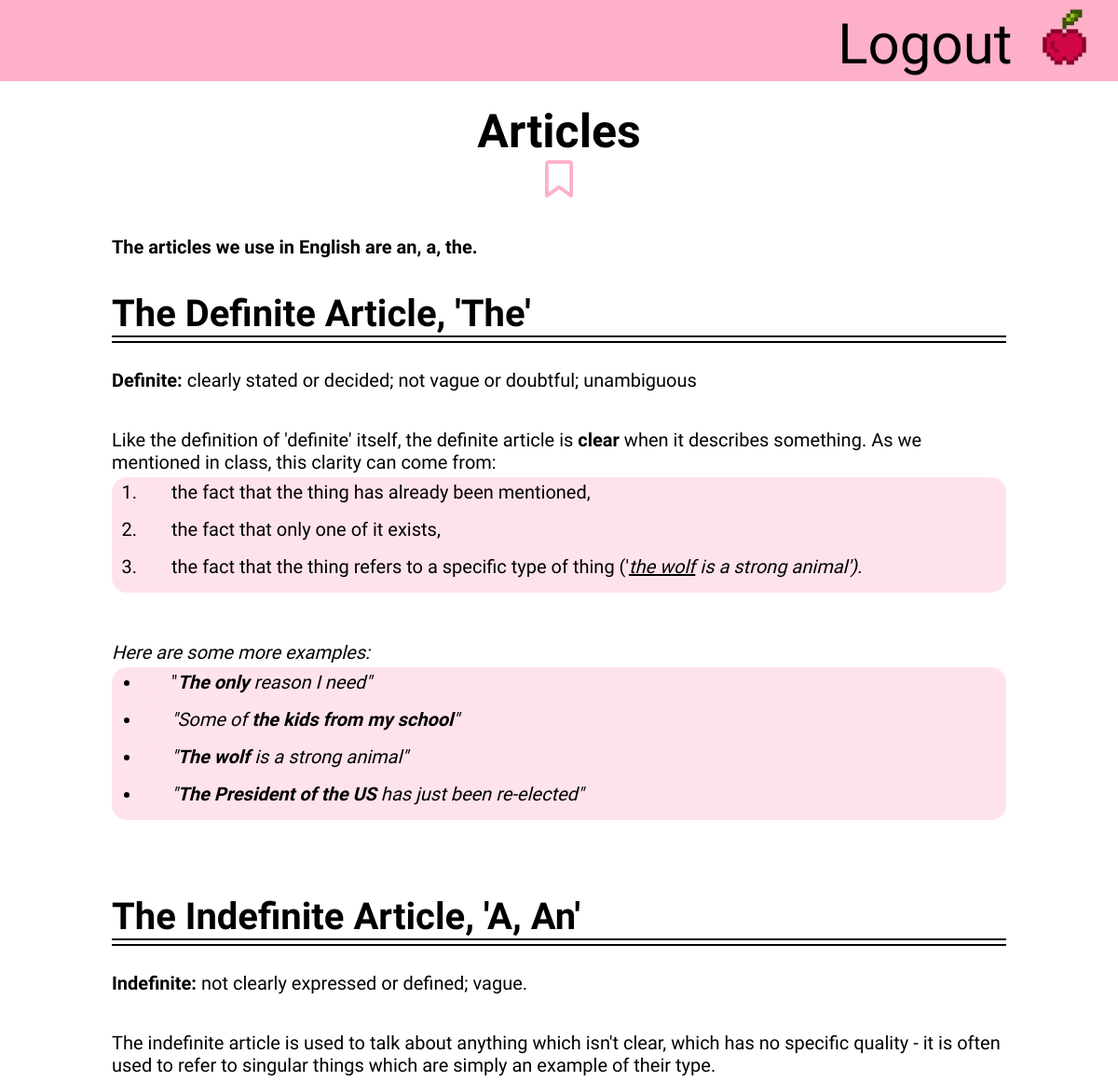
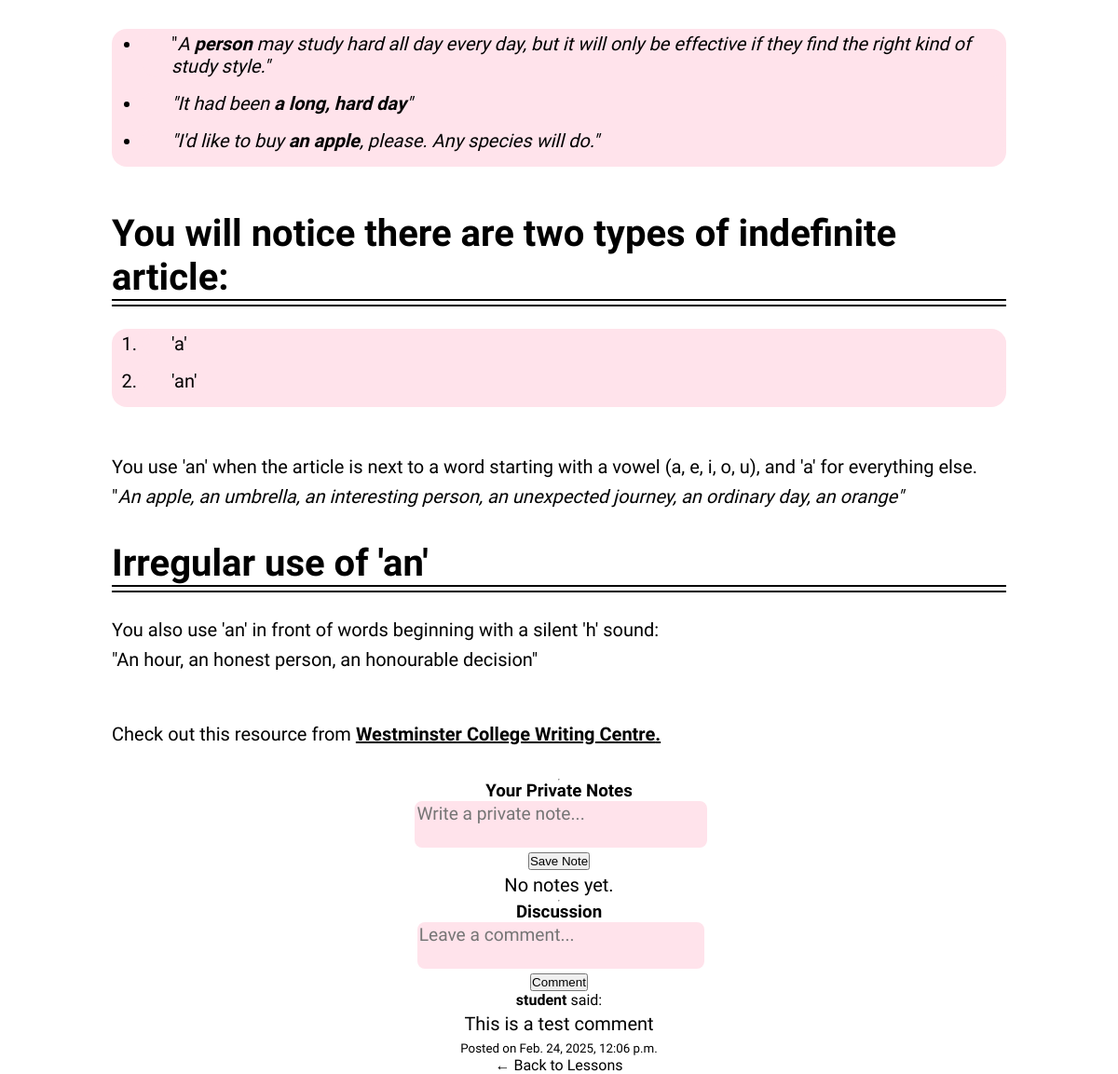
Page /lesson/2/ (signed in) on the committed database (2 pictures, top to bottom).
### learning/models.py (models this page shows, shortened)
class Lesson(models.Model):
    title = models.CharField(max_length=255)
    preview = models.TextField(
        validators=[MinLengthValidator(200), MaxLengthValidator(300)],
        help_text="A short preview of the lesson (200-300 characters)",
    )
    content = CKEditor5Field(null=True, blank=True, config_name='default')
    created_by = models.ForeignKey(User, on_delete=models.CASCADE)
    created_at = models.DateTimeField(auto_now_add=True)
    updated_at = models.DateTimeField(auto_now=True)
    tags = models.ManyToManyField(Tag, related_name='lessons', blank=True)

class Comment(models.Model):
    lesson = models.ForeignKey("Lesson", on_delete=models.CASCADE, related_name="comments")
    user = models.ForeignKey(User, on_delete=models.CASCADE)
    text = models.TextField()
    created_at = models.DateTimeField(auto_now_add=True)

### learning/views.py (the view)
# urls.py: path("lesson/<int:lesson_id>/", views.lesson_view, name="lesson_view"),
@login_required
def lesson_view(request, lesson_id):
    lesson = get_object_or_404(Lesson, id=lesson_id)
    comments = Comment.objects.filter(lesson=lesson)
    notes = Note.objects.filter(lesson=lesson, user=request.user)
    is_bookmarked = BookmarkedLesson.objects.filter(user=request.user, lesson=lesson).exists()
    return render(request, "student/lesson_view.html", {
        "lesson": lesson,
        "comments": comments,
        "notes": notes,
        "is_bookmarked": is_bookmarked,  # ✅ Pass the bookmark status to the template
    })

### learning/context_processors.py (called while the page is built)
def user_group_context(request):
    user_group = None
    if request.user.is_authenticated:
        if request.user.groups.filter(name="Content Creators").exists():
            user_group = "Content Creators"
        elif request.user.groups.filter(name="Students").exists():
            user_group = "Students"
    return {"user_group": user_group}

### learning/templates/student/lesson_view.html (shortened to what this page needs)
{% extends "base.html" %}
{% load static %}
{% block content %}
    <div class="lesson-header">
        <h1>{{ lesson.title }}</h1>
        <div class="bookmark-container">
            <i class="fa{% if is_bookmarked %}-solid{% else %}-regular{% endif %} fa-bookmark bookmark-icon"
               data-lesson="{{ lesson.id }}"
               style="color: #fdb0c8; cursor: pointer;">
            </i>
        </div>
    </div>
    <div class="lesson-content">
        {{ lesson.content|safe }}
    </div>
    <hr>
    <h3>Your Private Notes</h3>
    <form method="POST" action="{% url 'add_note' lesson.id %}">
        <textarea name="text" placeholder="Write a private note..." required></textarea>
        <button type="submit">Save Note</button>
    </form>
    {% for note in notes %}
        <div class="note">
            <p>{{ note.text }}</p>
            <small>Added on {{ note.created_at }}</small>
        </div>
    {% empty %}
        <p>No notes yet.</p>
    {% endfor %}
    <hr>
    <h3>Discussion</h3>
    <form method="POST" action="{% url 'add_comment' lesson.id %}">
        <textarea name="text" placeholder="Leave a comment..." required></textarea>
        <button type="submit">Comment</button>
    </form>
    {% for comment in comments %}
        <div class="comment">
            <strong>{{ comment.user.username }}</strong> said:
            <p>{{ comment.text }}</p>
            <small>Posted on {{ comment.created_at }}</small>
        </div>
    {% empty %}
        <p>No comments yet. Be the first to comment!</p>
    {% endfor %}
    <a href="{% url 'lesson_search' %}">← Back to Lessons</a>
{% endblock %}

### learning/static/learning/css/static.css (style rules this page uses)
:root { --white: #ffffff; --black: #000000; --pink: #fdb0c8; --lightpink: #FFE3EB; --cherry: #d00647; --red: #85012c; --black: black }
* { margin: 0; padding: 0; color: black }
body { background-color: var(--white); font-family: "Atkinson Hyperlegible Next", serif; scrollbar-width: none; -ms-overflow-style: none; }
a { text-decoration: none; }
h1 { font-size: clamp(30px, 5vw, 50px); margin-top: 2rem; }
p { font-size: clamp(15px, 3.5vw, 20px); margin: 0.25rem 0; }
.lesson-content { display: flex; flex-direction: column; text-align: left; width: 90vw; max-width: 60rem; margin: 2rem; }
.lesson-content > h3 { font-size: clamp(20px, 4vw, 40px); margin-bottom: 2rem; position: relative; }
.lesson-content > h3::after, .lesson-content > h3::before { content: ""; position: absolute; left: 0; width: 100%; height: 2px; background-color: currentColor; }
.lesson-content > h3::after { bottom: -2px; }
.lesson-content > h3::before { bottom: -8px; }
.lesson-content > ol, ul, ol li, ul li { font-size: clamp(15px, 3.5vw, 20px); margin-bottom: 1rem; background-color: var(--lightpink); list-style-position: outside; padding-left: 2rem; border-radius: 1rem; }
textarea { width: 100%; border: 2px solid var(--lightpink); background-color: var(--lightpink); border-radius: 8px; font-family: "Atkinson Hyperlegible Next", serif; font-size: 1.2rem; resize: none; }
div.lesson-header { font-size: clamp(20px, 4vw, 40px); }

### rows in the picture
Lesson: title "Articles", content "The articles we use in English are an, a, the. The Definite Article, 'The' Definite: clearly stated or decided; not vague or doubtful; unambiguous Like the definition of 'definite' itself, the definite article is clear when it describes something. As we mentioned in class, this clarity can come from: the fact that the thing has already been mentioned, the fact that only one of it exists, the fact that the thing refers to a specific type of thing (' the wolf is a strong animal'). Here are some more examples: \" The only reason I need\" \"Some of the kids from my school \" \" The wolf is a strong animal\" \" The President of the US has just been re-elected\" The Indefinite Article, 'A, An'…"
Comment: user.username "student", text "This is a test comment", created_at "Feb. 24, 2025, 12:06 p.m."
